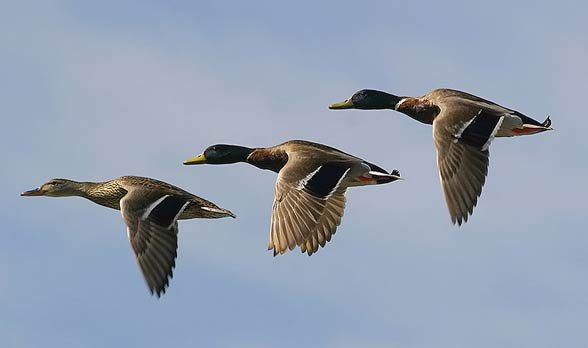
%> input picture Lab05/kaczki.jpg, 588 x 348 px
$ octave Lab5_12.m   (GNU Octave 9; MATLAB toolbox functions it lacks are replaced by stand-ins)
%> lines starting %> are read from the running program, lines starting %| are printed output that depends on the picture; in (x1, y1, x2, y2) boxes, pixels count from 0 and x2, y2 are one past the last pixel; in counts of white or black regions, pixels touching at a corner belong together; the program's own positions count from 1
clear;clc;

im = rgb2gray(double(imread('kaczki.jpg'))/255);
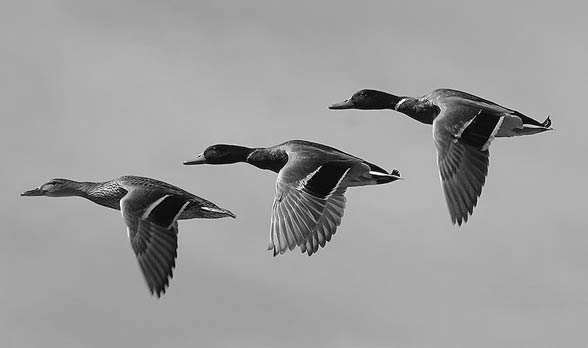
%> im: size 348x588 double; min 0, max 1, mean 0.618

avgIm = .55;
bim = ~imbinarize(im, avgIm);
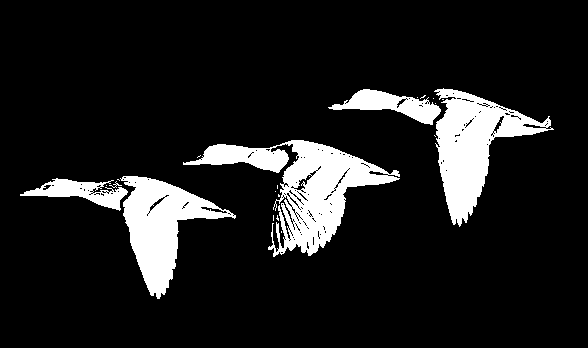
%> bim: size 348x588 logical; 11.8% white; 22 white regions (16 under 20 px), largest, box (x1, y1, x2, y2) and area: (183, 140, 400, 257) 8449, (434, 88, 554, 227) 6681, (120, 176, 236, 299) 5830, (328, 89, 441, 125) 1720, (20, 178, 128, 211) 1472, (109, 181, 122, 188) 22
bim = imclose(bim, ones(8));
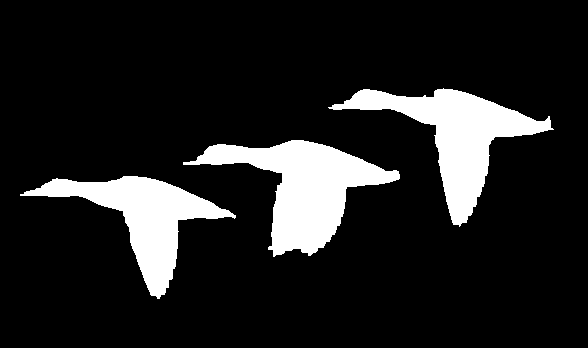
%> bim: size 348x588 logical; 13.1% white; 3 white regions, box (x1, y1, x2, y2) and area: (183, 140, 400, 257) 9808, (328, 88, 554, 227) 9081, (20, 176, 236, 299) 7871
bim([1, end], :) = 1;
bim(:,[1, end]) = 1;
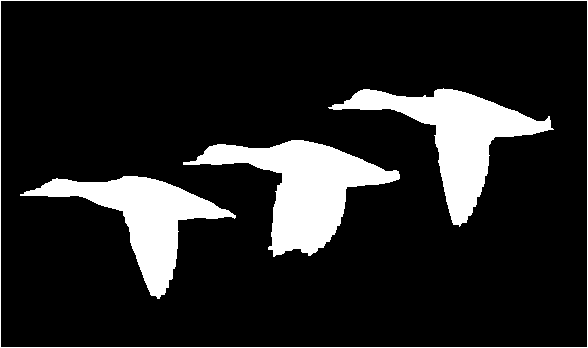
%> bim: size 348x588 logical; 14% white; 4 white regions, box (x1, y1, x2, y2) and area: (183, 140, 400, 257) 9808, (328, 88, 554, 227) 9081, (20, 176, 236, 299) 7871, (0, 0, 588, 348) 1868

% segmentacja wododzialowa - bardziej czytelna, gdyz dodajemy teraz ramke

d = bwdist(bim);
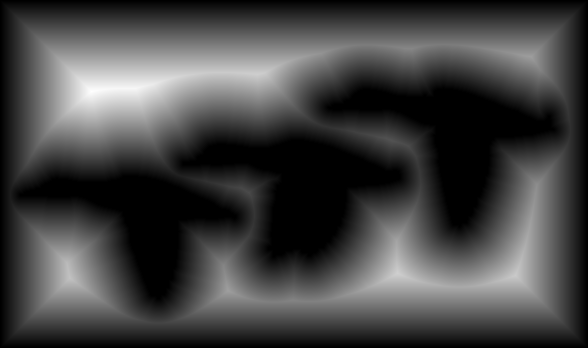
%> d: size 348x588 single; min 0, max 90.82, mean 24; drawn with min black and max white
l = watershed(d);
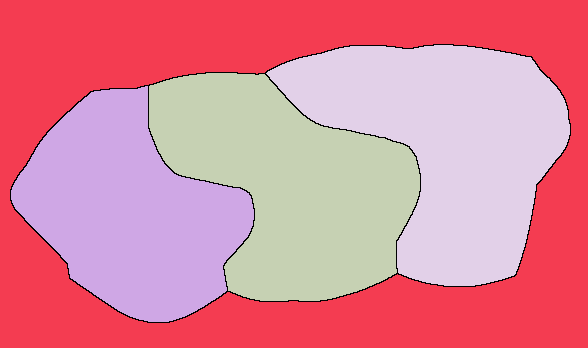
%> l: size 348x588 uint8; 5 distinct labels, from 0 to 4; one colour per label, 0 black
imshow(label2rgb(l));
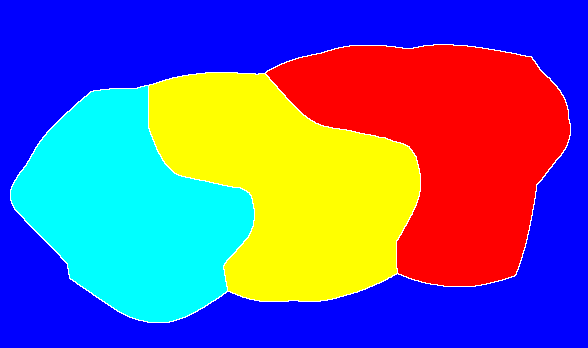
%> displayed picture: size 348x588x3, on the screen's scale of 0 to 255; mean R, G, B 102.4, 93.7, 155.6
